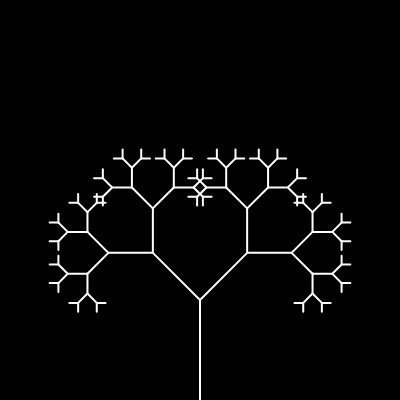
Frame 1 (no input)
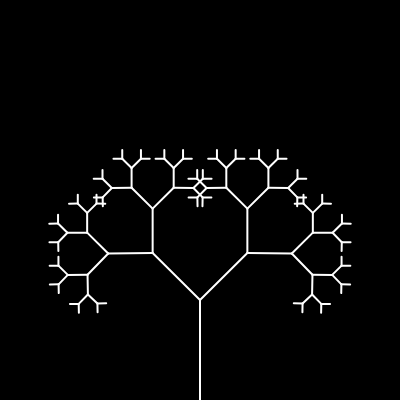
Frame 60 (no input)
Frame 120 (the mouse pressed at the canvas centre since frame 60): identical to frame 60, image omitted

The p5.js sketch that drew these frames (run headless with seeded random() and noise() and a simulated clock; from frame 60 on, the mouse is pressed at the canvas centre):

// p5.js sketch
// ── sketch.js
function setup() {
  createCanvas(400, 400);
  angle = PI/4
    slider = createSlider(0, TWO_PI, PI / 4, 0.01);
}

function draw() {
  background(0);
  stroke(255)
  strokeWeight(2);
  translate(200, 400);
  branch(100)
  angle = slider.value();
  
}

function branch(len){
    line(0, 0, 0, -len);
    translate(0, -len);
  if(len>10){
     push();
    rotate(angle);
    branch(len*0.666667)
    pop();
    push()
    rotate(-angle);
    branch(len*0.666667)
    pop()
    
  }
 
}
